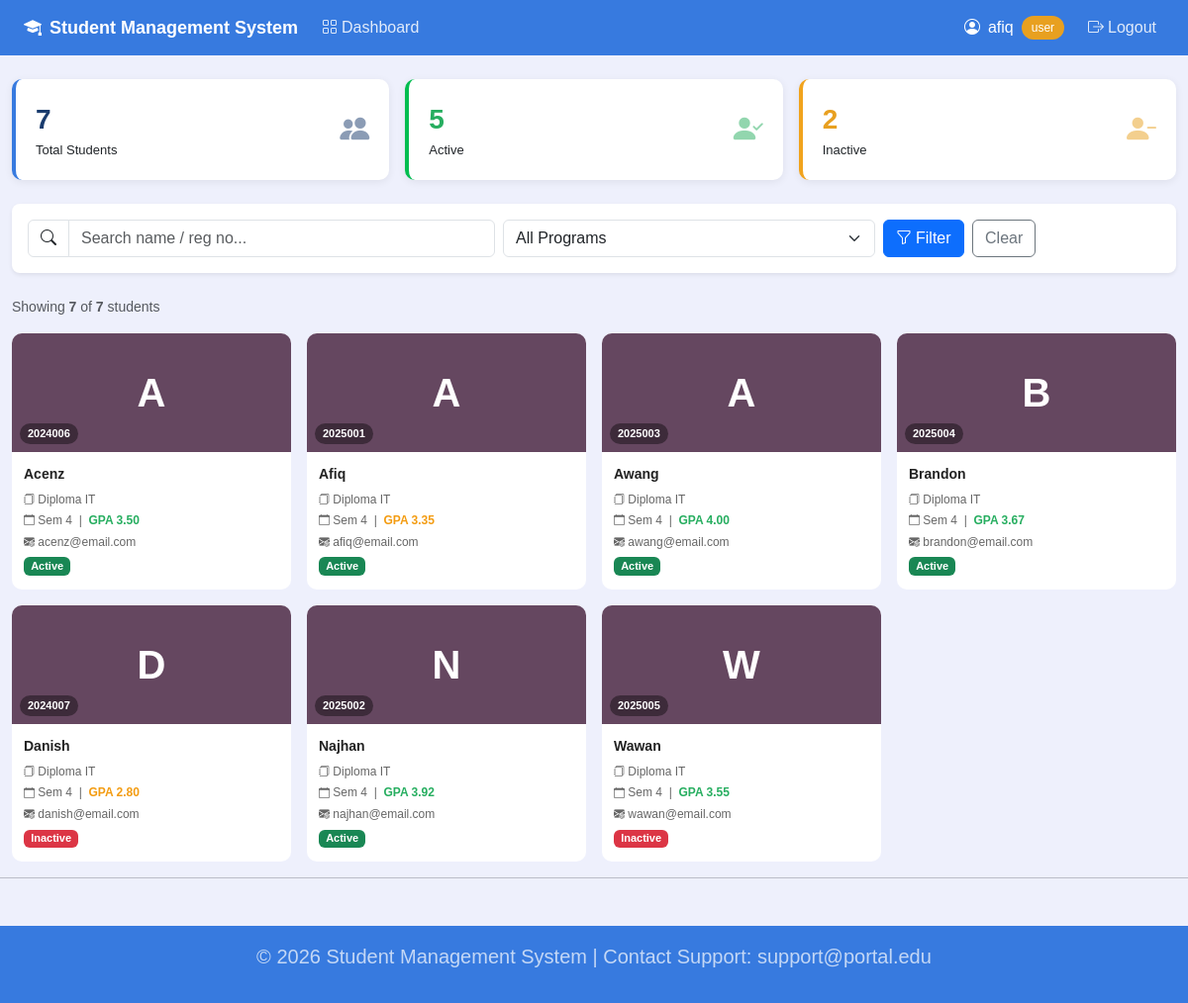
The app's page /dashboard.php (signed in) with its own data.
### tables this page shows
CREATE TABLE `students` (
  `id` int(11) NOT NULL AUTO_INCREMENT,
  `reg_no` varchar(20) NOT NULL,
  `name` varchar(100) NOT NULL,
  `program` varchar(100) NOT NULL,
  `semester` int(11) DEFAULT 1,
  `gpa` decimal(3,2) DEFAULT 0.00,
  `status` varchar(20) DEFAULT 'Active',
  `email` varchar(100) DEFAULT NULL,
  `user_id` int(11) DEFAULT NULL,
  PRIMARY KEY (`id`),
  KEY `user_id` (`user_id`),
  CONSTRAINT `students_ibfk_1` FOREIGN KEY (`user_id`) REFERENCES `users` (`id`)
);

### dashboard.php (the view, shortened to what this page needs)
<?php
require_once("config/app_config.php");
$cari    = $_GET['cari'] ?? '';
$program = $_GET['program'] ?? '';
$like     = "%$cari%";
$prog = $program != '' ? $program :'%';
$stmt = mysqli_prepare($conn, "SELECT * FROM students WHERE (name LIKE ? OR reg_no LIKE ?) AND program LIKE ? ORDER BY name ASC");
mysqli_stmt_bind_param($stmt, 'sss', $like, $like, $prog);
mysqli_stmt_execute($stmt);
$pelajar = mysqli_stmt_get_result($stmt);
$total  = mysqli_fetch_assoc(mysqli_query($conn, "SELECT COUNT(*) as c FROM students"))['c'];
$active = mysqli_fetch_assoc(mysqli_query($conn, "SELECT COUNT(*) as c FROM students WHERE status='Active'"))['c'];
$inactive = mysqli_fetch_assoc(mysqli_query($conn, "SELECT COUNT(*) as c FROM students WHERE status='Inactive'"))['c'];
function programColor($id) {
    $r = rand(50, 180);
    $g = rand(50, 180);
    $b = rand(50, 180);
    return "rgb($r, $g, $b)";
}
include("includes/header.php");
?>
<div class="container-fluid mt-4">
    <div class="row g-3 mb-4">
        <div class="col-6 col-md-4">
            <div class="stat-card">
                <div class="d-flex justify-content-between align-items-center">
                    <div>
                        <div style="font-size:28px; font-weight:bold; color:#1a3c6e;"><?php echo $total; ?></div>
                        <div style="font-size:13px;">Total Students</div>
                    </div>
                    <i class="bi bi-people-fill" style="font-size:30px; color:#1a3c6e; opacity:0.5;"></i>
                </div>
            </div>
        </div>
        <div class="col-6 col-md-4">
            <div class="stat-card green">
                <div class="d-flex justify-content-between align-items-center">
                    <div>
                        <div style="font-size:28px; font-weight:bold; color:#27ae60;"><?php echo $active; ?></div>
                        <div style="font-size:13px;">Active</div>
                    </div>
                    <i class="bi bi-person-check-fill" style="font-size:30px; color:#27ae60; opacity:0.5;"></i>
                </div>
            </div>
        </div>
        <div class="col-6 col-md-4">
            <div class="stat-card orange">
                <div class="d-flex justify-content-between align-items-center">
                    <div>
                        <div style="font-size:28px; font-weight:bold; color:#e8a020;"><?php echo $inactive; ?></div>
                        <div style="font-size:13px;">Inactive</div>
                    </div>
                    <i class="bi bi-person-dash-fill" style="font-size:30px; color:#e8a020; opacity:0.5;"></i>
                </div>
            </div>
        </div>
    </div>
    <div class="card border-0 shadow-sm mb-4 rounded-3">
        <div class="card-body py-3">
            <form method="GET" class="row g-2 align-items-center">
                <div class="col-md-5">
                    <div class="input-group">
                        <span class="input-group-text bg-white"><i class="bi bi-search"></i></span>
                        <input type="text" name="cari" class="form-control"
                               placeholder="Search name / reg no..."
                               value="<?php echo htmlspecialchars($cari); ?>">
                    </div>
                </div>
                <div class="col-md-4">
                    <select name="program" class="form-select">
                        <option value="">All Programs</option>
                    </select>
                </div>
                <div class="col-auto">
                    <button type="submit" class="btn btn-primary">
                        <i class="bi bi-funnel me-1"></i>Filter
                    </button>
                    <a href="dashboard.php" class="btn btn-outline-secondary ms-1">Clear</a>
                </div>
            </form>
        </div>
    </div>
    <div class="mb-3 d-flex justify-content-between align-items-center">
        <small class="text-muted">
            Showing <strong><?php echo mysqli_num_rows($pelajar); ?></strong> of <strong><?php echo $total; ?></strong> students
        </small>
    </div>
    <div class="row g-3">
        <?php if (mysqli_num_rows($pelajar) > 0):
            while ($s = mysqli_fetch_assoc($pelajar)):
                $bg        = programColor($s['id']);
                $initial   = strtoupper(substr($s['name'], 0, 1));
                $gpa_color = $s['gpa'] >= 3.5 ? '#27ae60' : ($s['gpa'] >= 2.5 ? '#f39c12' : '#e74c3c');
                $status_color = $s['status'] == 'Active' ? 'success' : 'danger';
        ?>
        <div class="col-6 col-md-4 col-lg-3">
            <div class="student-card h-100">
                <div class="card-avatar" style="background:<?php echo $bg ?>;">
                    <?php echo $initial; ?>
                    <span class="reg-badge"><?php echo htmlspecialchars($s['reg_no']); ?></span>
                </div>
                <div class="card-info">
                    <div class="student-name"><?php echo htmlspecialchars($s['name']); ?></div>
                    <p>
                        <i class="bi bi-journals" style="font-size:11px;"></i>
                        <?php echo htmlspecialchars($s['program']); ?><br>
                        <i class="bi bi-calendar" style="font-size:11px;"></i>
                        Sem <?php echo $s['semester']; ?> &nbsp;|&nbsp;
                        <span style="color:<?php echo $gpa_color; ?>; font-weight:bold;">
                            GPA <?php echo number_format($s['gpa'], 2); ?>
                        </span><br>
                        <i class="bi bi-envelope-at-fill" style="font-size:11px;"></i>
                        <?php echo htmlspecialchars($s['email']); ?><br>
                        <span class="badge bg-<?php echo $status_color; ?> mt-1" style="font-size:11px;">
                            <?php echo $s['status']; ?>
                        </span>
                    </p>
                </div>
            </div>
        </div>
        <?php endwhile; endif; ?>
    </div>
</div>
<?php include 'includes/footer.php'; ?>

### includes/header.php (style rules this page uses)
body { background: #eef0fc; font-family: Arial, sans-serif; }
.student-card { background: white; border-radius: 10px; box-shadow: 0 2px 8px rgba(0, 0, 0, 0); overflow: hidden; transition: transform 0.2s, box-shadow 0.2s; }
.card-avatar { height: 120px; display: flex; flex-direction: column; align-items: center; justify-content: center; color: white; font-size: 40px; font-weight: bold; position: relative; }
.card-avatar .reg-badge { position: absolute; bottom: 8px; left: 8px; background: rgba(0,0,0,0.4); color: white; font-size: 11px; padding: 2px 8px; border-radius: 20px; }
.card-info { padding: 12px; }
.card-info .student-name { font-weight: bold; font-size: 14px; margin-bottom: 5px; color: #222; }
.card-info p { font-size: 12px; color: #666; margin: 0; line-height: 1.8; }
.stat-card { background: white; border-radius: 10px; padding: 20px; box-shadow: 0 2px 8px rgba(0,0,0,0.07); border-left: 4px solid #377adf; }
.stat-card.green { border-color: #01bd4f; }
.stat-card.orange { border-color: #f1a31c; }

### records on screen
students: name "A", reg_no "2024006", name "Acenz", program "Diploma IT", semester "4", gpa "3.50", email "acenz@email.com", status "Active"
students: name "A", reg_no "2025001", name "Afiq", program "Diploma IT", semester "4", gpa "3.35", email "afiq@email.com", status "Active"
students: name "A", reg_no "2025003", name "Awang", program "Diploma IT", semester "4", gpa "4.00", email "awang@email.com", status "Active"
students: name "B", reg_no "2025004", name "Brandon", program "Diploma IT", semester "4", gpa "3.67", email "brandon@email.com", status "Active"
students: name "D", reg_no "2024007", name "Danish", program "Diploma IT", semester "4", gpa "2.80", email "danish@email.com", status "Inactive"
students: name "N", reg_no "2025002", name "Najhan", program "Diploma IT", semester "4", gpa "3.92", email "najhan@email.com", status "Active"
students: name "W", reg_no "2025005", name "Wawan", program "Diploma IT", semester "4", gpa "3.55", email "wawan@email.com", status "Inactive"

### other values on screen
$_SESSION['username'] "afiq"
$_SESSION['role'] "user"
$total "7"
$active "5"
$inactive "2"
mysqli_num_rows($pelajar) "7"
